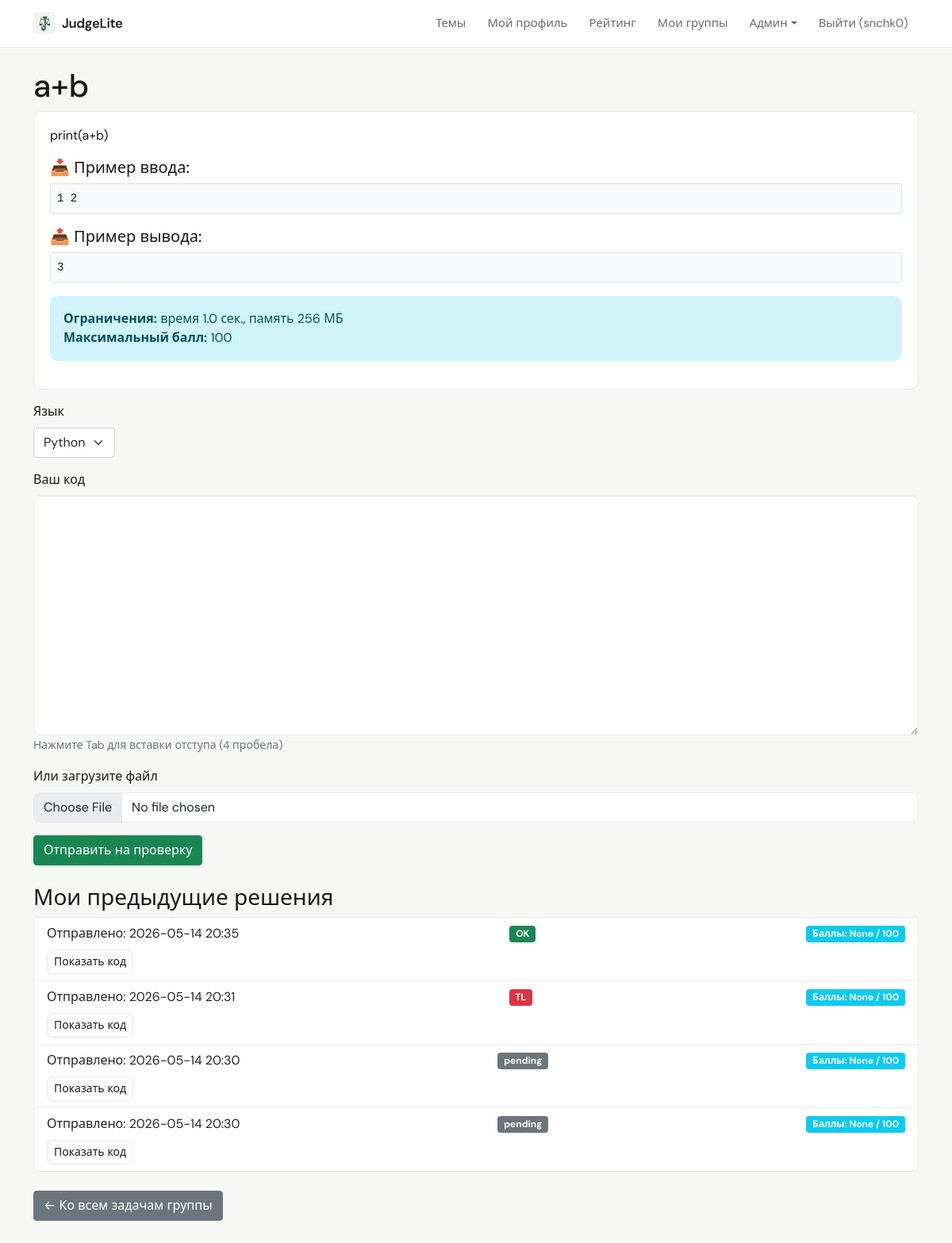
The app's page /group/task/2 (signed in) with its own data.
### data/users.py (models this page shows, shortened)
class User(SqlAlchemyBase, UserMixin, SerializerMixin):
    __tablename__ = 'users'
    id = sqlalchemy.Column(sqlalchemy.Integer, primary_key=True, autoincrement=True)
    name = sqlalchemy.Column(sqlalchemy.String, nullable=True)
    about = sqlalchemy.Column(sqlalchemy.String, nullable=True)
    email = sqlalchemy.Column(sqlalchemy.String, index=True, unique=True, nullable=True)
    hashed_password = sqlalchemy.Column(sqlalchemy.String, nullable=True)
    created_date = sqlalchemy.Column(sqlalchemy.DateTime, default=datetime.datetime.now)
    is_admin = sqlalchemy.Column(sqlalchemy.Boolean, default=False)
    is_super_admin = sqlalchemy.Column(sqlalchemy.Boolean, default=False)
    avatar_filename = sqlalchemy.Column(sqlalchemy.String, nullable=True)  # новое поле
    submissions = orm.relationship("Submission", back_populates="user")

### data/group_tasks.py (models this page shows)
class GroupTask(SqlAlchemyBase):
    __tablename__ = 'group_tasks'
    id = sqlalchemy.Column(sqlalchemy.Integer, primary_key=True, autoincrement=True)
    group_id = sqlalchemy.Column(sqlalchemy.Integer, sqlalchemy.ForeignKey("groups.id"), nullable=False)
    title = sqlalchemy.Column(sqlalchemy.String, nullable=False)
    description = sqlalchemy.Column(sqlalchemy.Text, nullable=False)
    input_example = sqlalchemy.Column(sqlalchemy.Text, nullable=True)
    output_example = sqlalchemy.Column(sqlalchemy.Text, nullable=True)
    tests_json = sqlalchemy.Column(sqlalchemy.Text, nullable=False)
    time_limit = sqlalchemy.Column(sqlalchemy.Float, default=2.0)
    created_by = sqlalchemy.Column(sqlalchemy.Integer, sqlalchemy.ForeignKey("users.id"), nullable=False)
    created_at = sqlalchemy.Column(sqlalchemy.DateTime, default=datetime.datetime.now)
    max_score = sqlalchemy.Column(sqlalchemy.Integer, default=100)
    scoring_enabled = sqlalchemy.Column(sqlalchemy.Boolean, default=False)  # новый флаг
    group = orm.relationship("Group", back_populates="tasks")
    submissions = orm.relationship("GroupSubmission", back_populates="task", cascade="all, delete-orphan")

### data/group_submissions.py (models this page shows)
class GroupSubmission(SqlAlchemyBase):
    __tablename__ = 'group_submissions'
    id = sqlalchemy.Column(sqlalchemy.Integer, primary_key=True, autoincrement=True)
    task_id = sqlalchemy.Column(sqlalchemy.Integer, sqlalchemy.ForeignKey("group_tasks.id"), nullable=False)
    user_id = sqlalchemy.Column(sqlalchemy.Integer, sqlalchemy.ForeignKey("users.id"), nullable=False)
    code = sqlalchemy.Column(sqlalchemy.Text, nullable=False)
    language = sqlalchemy.Column(sqlalchemy.String, default='python')
    status = sqlalchemy.Column(sqlalchemy.String, default='pending')
    details = sqlalchemy.Column(sqlalchemy.Text, nullable=True)
    created_at = sqlalchemy.Column(sqlalchemy.DateTime, default=datetime.datetime.now)
    review_comment = sqlalchemy.Column(sqlalchemy.Text, nullable=True)
    score = sqlalchemy.Column(sqlalchemy.Integer, nullable=True)  # добавлено
    task = orm.relationship("GroupTask", back_populates="submissions")
    user = orm.relationship("User")

### app.py (the view, shortened to what this page needs)
@app.route('/group/task/<int:task_id>', methods=['GET', 'POST'])
@login_required
def group_task_detail(task_id):
    form = SubmissionForm()
    task = None
    group = None
    previous_submissions = []
    with db_session.session_scope() as session:
        task = session.query(GroupTask).get(task_id)
        if not task:
            flash('Задача не найдена', 'danger')
            return redirect(url_for('my_groups'))
        group = session.query(Group).get(task.group_id)
        is_member = session.query(GroupMember).filter_by(group_id=group.id, user_id=current_user.id).first()
        if not is_member and group.created_by != current_user.id:
            flash('Доступ запрещён', 'danger')
            return redirect(url_for('my_groups'))
        previous_submissions = session.query(GroupSubmission).filter(
            GroupSubmission.task_id == task_id,
            GroupSubmission.user_id == current_user.id
        ).order_by(GroupSubmission.created_at.desc()).all()
    temp_code = flask_session.pop('temp_code', None)
    if temp_code:
        form.code.data = temp_code
    return render_template('group_task_detail.html', task=task, form=form, group=group,
                           previous_submissions=previous_submissions)

### forms/task.py
class SubmissionForm(FlaskForm):
    code = TextAreaField('Ваш код', validators=[DataRequired()])
    file = FileField('Или загрузите файл')
    language = SelectField('Язык', choices=[('python', 'Python'), ('cpp', 'C++')], default='python')
    submit = SubmitField('Отправить на проверку')

### app.py (called while the page is built)
@login_manager.user_loader
def load_user(user_id):
    session = db_session.create_session()
    user = session.get(User, int(user_id))
    if user:
        _ = user.is_admin
        _ = user.is_super_admin
    session.close()
    return user

@app.context_processor
def inject_user():
    return dict(current_user=current_user)

### data/db_session.py (called while the page is built)
def create_session() -> Session:
    global __factory
    return __factory()

@contextmanager
def session_scope():
    session = create_session()
    try:
        yield session
        session.commit()
    except Exception:
        session.rollback()
        raise
    finally:
        session.close()

### templates/group_task_detail.html (shortened to what this page needs)
{% extends "base.html" %}
{% block content %}
<h1>{{ task.title }}</h1>
<div class="card app-card mb-3">
    <div class="card-body">
        <p>{{ task.description|safe }}</p>
        {% if task.input_example %}
            <h5>📥 Пример ввода:</h5>
            <pre class="bg-light p-2 border rounded">{{ task.input_example }}</pre>
        {% endif %}
        {% if task.output_example %}
            <h5>📤 Пример вывода:</h5>
            <pre class="bg-light p-2 border rounded">{{ task.output_example }}</pre>
        {% endif %}
        <div class="alert alert-info">
            <strong>Ограничения:</strong> время {{ task.time_limit }} сек., память 256 МБ
            {% if task.scoring_enabled %}
                <br><strong>Максимальный балл:</strong> {{ task.max_score }}
            {% endif %}
        </div>
    </div>
</div>
<form method="POST" enctype="multipart/form-data" id="taskForm">
    <div class="mb-3">
        {{ form.language.label(class="form-label") }}
        {{ form.language(class="form-select", style="width: auto;") }}
    </div>
    <div class="mb-3">
        {{ form.code.label(class="form-label") }}
        {{ form.code(class="form-control font-monospace", rows=12, id="code-editor") }}
        <small class="text-muted">Нажмите Tab для вставки отступа (4 пробела)</small>
    </div>
    <div class="mb-3">
        {{ form.file.label(class="form-label") }}
        {{ form.file(class="form-control") }}
    </div>
    {{ form.submit(class="btn btn-success") }}
</form>
{% if previous_submissions %}
<h3 class="mt-4">Мои предыдущие решения</h3>
<div class="list-group mb-3">
    {% for sub in previous_submissions %}
    <div class="list-group-item">
        <div class="d-flex justify-content-between align-items-center">
            <span>Отправлено: {{ sub.created_at.strftime('%Y-%m-%d %H:%M') }}</span>
            <span class="badge bg-{{ 'success' if sub.status=='OK' else 'danger' if sub.status in ['WA','RE','CE','TL'] else 'secondary' }}">
                {{ sub.status }}
            </span>
            {% if task.scoring_enabled %}
                <span class="badge bg-info">Баллы: {{ sub.score }} / {{ task.max_score }}</span>
            {% endif %}
        </div>
        <button class="btn btn-sm btn-outline-secondary mt-2" type="button" data-bs-toggle="collapse" data-bs-target="#code-{{ sub.id }}">Показать код</button>
    </div>
    {% endfor %}
</div>
{% endif %}
<a href="{{ url_for('group_tasks_list', group_id=group.id) }}" class="btn btn-secondary mt-2">← Ко всем задачам группы</a>
{% endblock %}

### templates/base.html (shortened to what this page needs)
<!doctype html>
<html lang="ru">
<head>
    <link href="https://cdn.jsdelivr.net/npm/bootstrap@5.0.2/dist/css/bootstrap.min.css" rel="stylesheet">
    <link href="{{ url_for('static', filename='app.css') }}" rel="stylesheet">
</head>
<body class="app-body {% block body_class %}{% endblock %}">
    <nav class="navbar navbar-expand-lg app-navbar">
        <div class="container">
            <a class="navbar-brand d-flex align-items-center gap-2" href="{{ url_for('index') }}">
                <img src="{{ url_for('static', filename='judgelite-mark.png') }}" alt="" class="app-brand-mark" width="28" height="28">
                <span>JudgeLite</span>
            </a>
            <div class="collapse navbar-collapse" id="navbarNav">
                <ul class="navbar-nav ms-auto">
                    <li class="nav-item"><a class="nav-link" href="{{ url_for('topics_list') }}">Темы</a></li>
                    {% if current_user.is_authenticated %}
                        <li class="nav-item"><a class="nav-link" href="{{ url_for('profile') }}">Мой профиль</a></li>
                        <li class="nav-item"><a class="nav-link" href="{{ url_for('rating') }}">Рейтинг</a></li>
                        <li class="nav-item"><a class="nav-link" href="{{ url_for('my_groups') }}">Мои группы</a></li>
                        {% if current_user.is_admin %}
                            <li class="nav-item dropdown">
                                <a class="nav-link dropdown-toggle" href="#" id="adminDropdown" role="button" data-bs-toggle="dropdown">Админ</a>
                            </li>
                        {% endif %}
                        <li class="nav-item"><a class="nav-link" href="{{ url_for('logout') }}">Выйти ({{ current_user.name }})</a></li>
                    {% else %}
                        <li class="nav-item"><a class="nav-link" href="{{ url_for('login') }}">Войти</a></li>
                        <li class="nav-item"><a class="nav-link" href="{{ url_for('register') }}">Регистрация</a></li>
                    {% endif %}
                </ul>
            </div>
        </div>
    </nav>
    <div class="container mt-4" style="padding-bottom: 80px;">
        {% block content %}{% endblock %}
    </div>
</body>
</html>

### static/app.css (style rules this page uses)
:root { --app-bg: #f7f7f5; --app-surface: #ffffff; --app-text: #1a1a1a; --app-muted: #6b6b6b; --app-border: #e8e8e6; --app-accent: #2d6a4f; --app-accent-hover: #1b4332; --app-radius: 10px; --app-font: "DM Sans", system-ui, -apple-system, "Segoe UI", Roboto, sans-serif; --chart-grid: rgba(0, 0, 0, 0.06); --chart-muted: #6b6b6b; --chart-donut-border: #ffffff; }
.app-brand-mark { border-radius: 6px; flex-shrink: 0; }
.app-body { font-family: var(--app-font); background-color: var(--app-bg); color: var(--app-text); min-height: 100vh; -webkit-font-smoothing: antialiased; }
.app-body .container.mt-4 { padding-bottom: 5rem !important; }
.app-navbar { background: var(--app-surface) !important; border-bottom: 1px solid var(--app-border) !important; padding-top: 0.65rem; padding-bottom: 0.65rem; }
.app-navbar .navbar-brand { font-weight: 600; letter-spacing: -0.02em; color: var(--app-text) !important; font-size: 1.05rem; }
.app-navbar .nav-link { color: var(--app-muted) !important; font-size: 0.925rem; padding: 0.5rem 0.85rem !important; border-radius: 6px; transition: color 0.15s ease, background 0.15s ease; }
.app-card { background: var(--app-surface); border: 1px solid var(--app-border); border-radius: var(--app-radius); box-shadow: none; }
.app-card .card-body { padding: 1.15rem 1.25rem; }
.app-body .btn-outline-secondary { border-radius: 8px; border-color: var(--app-border); color: var(--app-text); }
.app-body .form-control { border-radius: 8px; border-color: var(--app-border); }
.app-body .alert { border-radius: var(--app-radius); border: 1px solid transparent; }
.app-body .list-group-item { border-color: var(--app-border); }
.app-body .card { border: 1px solid var(--app-border); border-radius: var(--app-radius); box-shadow: none; }

### records on screen
User: name "snchk0"
GroupTask: title "a+b", description "print(a+b)", input_example "1 2", output_example "3", time_limit "1.0", max_score "100"
GroupSubmission: created_at "2026-05-14 20:35", status "OK", score "None"
GroupSubmission: created_at "2026-05-14 20:31", status "TL", score "None"
GroupSubmission: created_at "2026-05-14 20:30", status "pending", score "None"
GroupSubmission: created_at "2026-05-14 20:30", status "pending", score "None"
